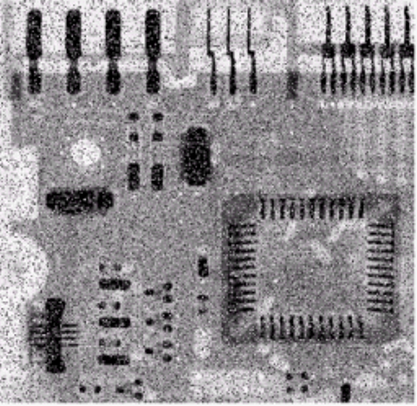
#> input picture practice2/imgelpa.png, 417 x 406 px
$ python 'prt3_06_椒盐噪声消除处理.py'
#> lines starting #> are read from the running program, lines starting #| are printed output that depends on the picture
import cv2
import numpy
from numpy import median


class FilterMould:
    m1 = [[1, 1, 0, 1, 1],
          [1, 1, 0, 1, 1],
          [0, 0, 0, 0, 0],
          [1, 1, 0, 1, 1],
          [1, 1, 0, 1, 1]]

    m2 = [[0, 1, 1, 1, 0],
          [1, 0, 1, 0, 1],
          [1, 1, 0, 1, 1],
          [1, 0, 1, 0, 1],
          [0, 1, 1, 1, 0]]

    m3 = [[1, 0, 1, 0, 1],
          [0, 1, 1, 1, 0],
          [1, 1, 0, 1, 1],
          [0, 1, 1, 1, 0],
          [1, 1, 1, 1, 1]]


class FilterMethod:
    max_filter = 'max'
    min_filter = 'min'
    center_filter = 'center'
    medium_filter = 'medium'


class ImgFilter:

    def __init__(self, img: numpy.ndarray, mould, method: str):
        """

        :param img: 原始图像
        :param mould: 滤波模板
        :param method: 滤波方式
        """

        self.img = img
        self.method = method
        self.mould = numpy.array(mould)
        self.shape_img = self.img.shape
        self.Mshape = self.mould.shape
        self.img_u = self.filter()

    def filter(self):
        """
        进行滤波操作
        :return:
        """
        _img_ = numpy.copy(self.img)
        r = (self.Mshape[0]) // 2 + 1
        m = self.Mshape[0]

        def medium_filter():
            for i in range(self.shape_img[0] - m):
                for j in range(self.shape_img[1] - m):
                    m1 = self.img[i:i + m, j: j + m]
                    _img_[i + r][j + r] = median(m1 * self.mould)

        def max_filter():
            for i in range(self.shape_img[0] - m):
                for j in range(self.shape_img[1] - m):
                    m1 = self.img[i:i + m, j: j + m]
                    _img_[i + r][j + r] = numpy.max(m1 * self.mould)

        def min_filter():
            for i in range(self.shape_img[0] - m):
                for j in range(self.shape_img[1] - m):
                    m1 = self.img[i:i + m, j: j + m]
                    _img_[i + r][j + r] = numpy.min(m1 * self.mould)

        def center_filter():
            for i in range(self.shape_img[0] - m):
                for j in range(self.shape_img[1] - m):
                    m1 = self.img[i:i + m, j: j + m]
                    val = numpy.min(m1 * self.mould) + numpy.min(m1 * self.mould)
                    _img_[i + r][j + r] = val // 2

        if self.method == 'max':
            max_filter()
        elif self.method == 'min':
            min_filter()
        elif self.method == 'center':
            center_filter()
        elif self.method == 'medium':
            medium_filter()
        else:
            medium_filter()
        return _img_


path = "../practice2/imgelpa.png"

img1 = cv2.imread(path, cv2.IMREAD_GRAYSCALE)
#> img1: shape (406, 417); min 0, max 254, mean 141.7

img2 = ImgFilter(img=img1,
                 mould=FilterMould.m1,
                 method=FilterMethod.medium_filter)
#> in __init__, `self.img_u = self.filter()`:
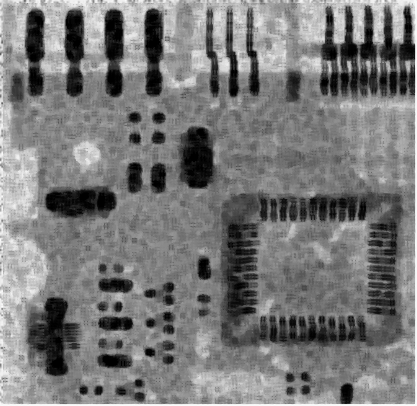
#> self.img_u: shape (406, 417); min 0, max 253, mean 121.2

cv2.imshow('img', img1)
cv2.imshow('img2', img2.img_u)

cv2.waitKey()
